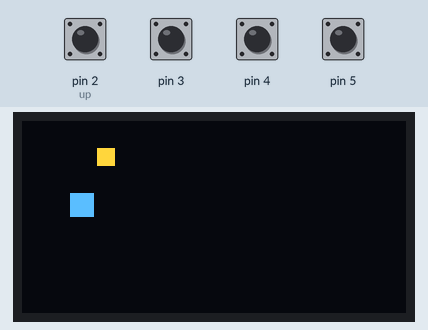
Recording of a sketch running on a simulated Arduino Uno, built with avr-gcc and run on an emulated ATmega328P. Parts: 128×64 one-colour display. The test bench sets the inputs (shaded band); at power-on: pin 2 (up), pin 3–5 HIGH. The OLED is the two-colour kind (top 16 rows yellow); random numbers use the default seed unless the sketch sets one.

Above: at 1.2 s.
1.3 s: pin 2 (up) pulled LOW for 0.15 s
At 1.9 s:
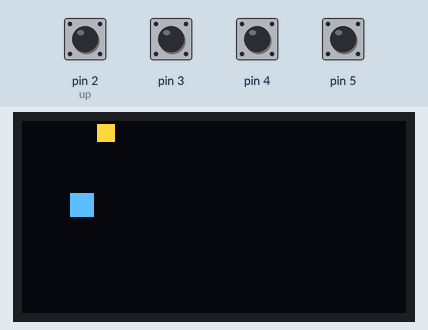
3.5 s: pin 4 pulled LOW for 0.15 s
At 3.9 s:
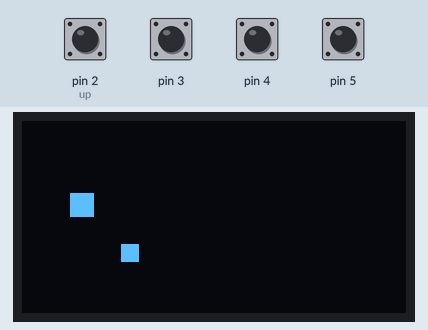
5.5 s: pin 3 pulled LOW for 0.15 s
At 5.77 s:
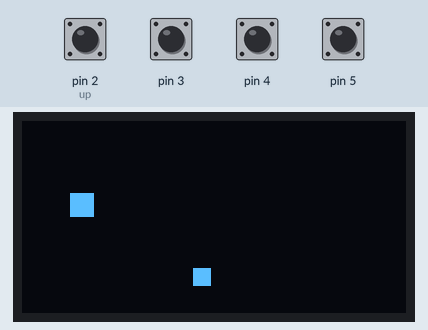
7.5 s: pin 5 pulled LOW for 0.15 s
At 7.77 s:
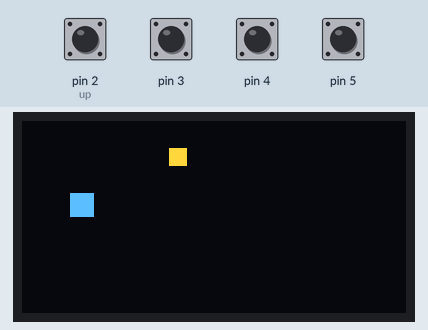
9.5 s: pin 2 (up) pulled LOW for 1 s
At 10.27 s:
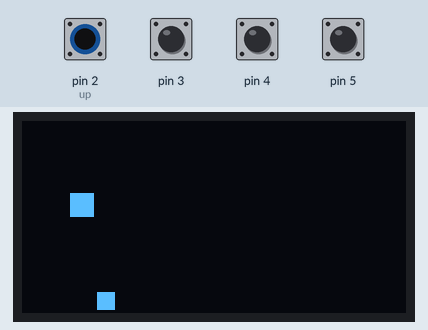
13.5 s: pin 4 pulled LOW for 1 s
At 13.77 s:
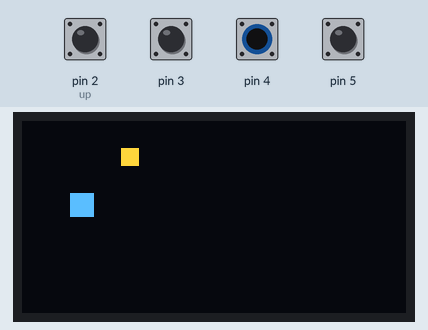
Timing chart, 0 to 16.5 s (numbered marks = the images above; inputs shaded):
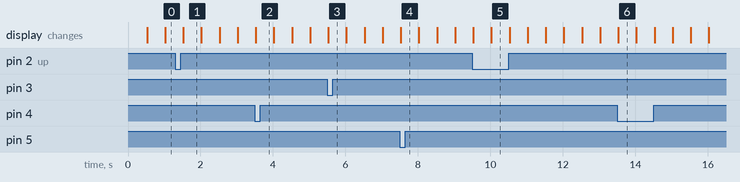

Measured:
- what the display in image 1 shows lasts 0.5 s, from 1.5 s to 2.0 s

The sketch:

app.ino
```cpp
#include <stdlib.h>
#include <U8g2lib.h>
#include <time.h>

U8G2_SSD1306_128X64_NONAME_F_HW_I2C u8g2(U8G2_R0);

long previousMillis = 0;
char direction = 'r'; //r l u d character values for direction
int length = 1;
int y_segments[20] {1}; //max length based on available ram
int x_segments[20] {1};
int fruit_x_coord;
int fruit_y_coord;

void move(char direction) {
  if (x_segments[0] == fruit_x_coord && y_segments[0] == fruit_y_coord) { //increase length
    length++;
    spawn_fruit();
  }

  for (int i = length; i > 0; i--) { //shunt segments to the right
    x_segments[i] = x_segments[i - 1];
    y_segments[i] = y_segments[i - 1];
  }

  switch (direction) { //reposition head of snake
    case 'l':
      (x_segments[0] == 0) ? x_segments[0] = 15 : x_segments[0]--;
      break;
    case 'r':
      (x_segments[0] == 15) ? x_segments[0] = 0 : x_segments[0]++;
      break;
    case 'u':
      (y_segments[0] == 0) ? y_segments[0] = 7 : y_segments[0]--;
      break;
    case 'd':
      (y_segments[0] == 7) ? y_segments[0] = 0 : y_segments[0]++;
      break;
  }

  for (int i = 1; i < length; i++) {
    if (x_segments[i] == x_segments[0] && y_segments[i] == y_segments[0]) {
      perish();
    }
  }
}

void spawn_fruit() { //randomly spawn fruit
  fruit_x_coord = rand() % 16;
  fruit_y_coord = rand() % 8;
  for (int i = 0; i < length; i++) { // recursion to stop fruit from spawning inside the snake
    if (fruit_x_coord == x_segments[i] && fruit_y_coord == y_segments[i]) {
      spawn_fruit();
    }
  }
}

void perish() {
  u8g2.clearDisplay();
  exit(0);
}

void setup() {
  srand(time(NULL));
  u8g2.begin();
  pinMode(2, INPUT_PULLUP); //up, down, right, left
  pinMode(3, INPUT_PULLUP);
  pinMode(4, INPUT_PULLUP);
  pinMode(5, INPUT_PULLUP);
  spawn_fruit();
}

void loop() {
  u8g2.clearBuffer();
  long currentMillis = millis();

  if (digitalRead(2) == LOW && direction != 'd') { // u turns not allowed
    direction = 'u';
  }
  if (digitalRead(3) == LOW && direction != 'u') {
    direction = 'd';
  }
  if (digitalRead(4) == LOW && direction != 'l') {
    direction = 'r';
  }
  if (digitalRead(5) == LOW && direction != 'r') {
    direction = 'l';
  }

  if (currentMillis - previousMillis >= 500) {
    previousMillis = currentMillis;
    move(direction);
    for (int i = 0; i < length; i++) {
      u8g2.drawBox(((x_segments[i] * 8) + 1), ((y_segments[i] * 8) + 1), 6, 6); // cells are 8x8 pixels so coords need to be 8x
    }
    u8g2.drawBox((fruit_x_coord * 8), (fruit_y_coord * 8), 8, 8);
    u8g2.sendBuffer();
  }
}
```
